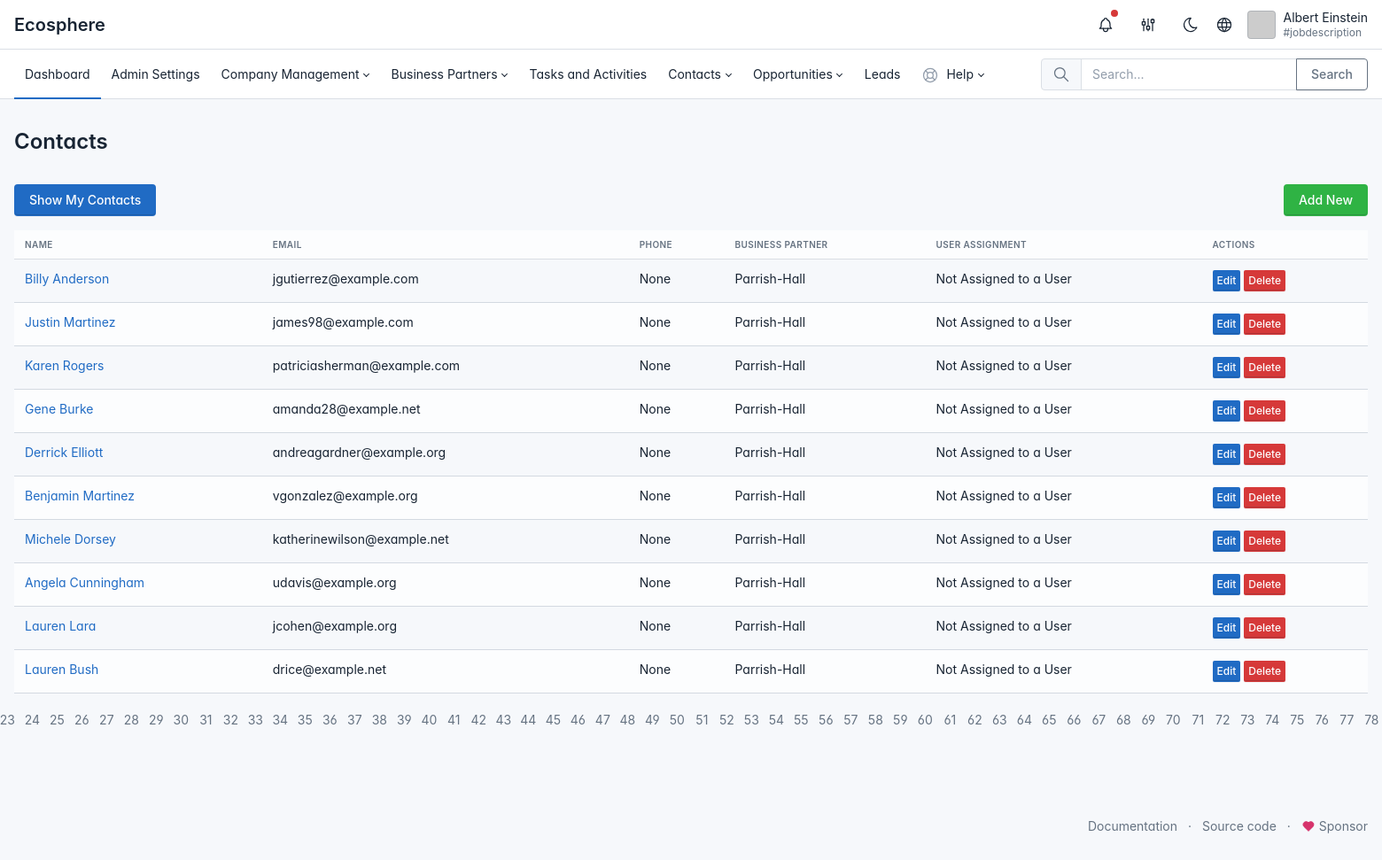
Page /en/contacts/ (signed in) on the committed database.
### apps/contact/models.py (models this page shows, shortened)
class Contact(models.Model):
    TITLE_CHOICES = [
        ('Manager', 'Manager'),
        ('Director', 'Director'),
        ('Executive', 'Executive'),
        ('Other', 'Other'),
    ]
    DEPARTMENT_CHOICES = [
        ('Sales', 'Sales'),
        ('Marketing', 'Marketing'),
        ('IT', 'IT'),
        ('Finance', 'Finance'),
        ('HR', 'HR'),
        ('Other', 'Other'),
    ]
    PREFERRED_COMMUNICATION_CHOICES = [
        ('Email', 'Email'),
        ('Phone', 'Phone'),
        ('Text', 'Text'),
        ('In-Person', 'In-Person'),
    ]
    first_name = models.CharField(max_length=50, default='')
    last_name = models.CharField(max_length=50, default='')
    academic_title = models.CharField(max_length=50, null=True, blank=True)
    email = models.EmailField(max_length=100, null=True, blank=True)
    phone = models.CharField(max_length=20, null=True, blank=True)
    title = models.CharField(max_length=50, choices=TITLE_CHOICES, null=True, blank=True)
    department = models.CharField(max_length=50, choices=DEPARTMENT_CHOICES, null=True, blank=True)
    business_partner = models.ForeignKey('business_partner.BusinessPartner', on_delete=models.CASCADE, related_name='contacts', null=True, blank=True)
    address = models.CharField(max_length=200, null=True, blank=True)
    notes = models.TextField(null=True, blank=True)
    last_contacted = models.DateField(default=date.today)
    preferred_communication = models.CharField(max_length=50, choices=PREFERRED_COMMUNICATION_CHOICES, null=True, blank=True)
    created_at = models.DateTimeField(auto_now_add=True)
    updated_at = models.DateTimeField(auto_now=True)
    user = models.ForeignKey(User, on_delete=models.CASCADE, null=True, blank=True)

### apps/business_partner/models.py (models this page shows, shortened)
class BusinessPartner(models.Model):
    INDUSTRY_CHOICES = [
        ('Manufacturing', 'Manufacturing'),
        ('Retail', 'Retail'),
        ('Healthcare', 'Healthcare'),
        ('Technology', 'Technology'),
        ('Finance', 'Finance'),
        ('Education', 'Education'),
        ('Construction', 'Construction'),
        ('Transportation', 'Transportation'),
        ('Agriculture', 'Agriculture'),
        ('Energy', 'Energy'),
    ]
    PRIMARY_ROLE_CHOICES = [
        ('customer', 'Customer'),
        ('merchant', 'Merchant'),
        ('partner', 'Partner'),
    ]
    SECONDARY_ROLE_CHOICES = [
        ('customer', 'Customer'),
        ('merchant', 'Merchant'),
        ('partner', 'Partner'),
        ('-', '-'),
    ]
    name = models.CharField(max_length=100, default='')
    name2 = models.CharField(max_length=100, default='')
    vat = models.CharField(max_length=100, default='')
    email = models.EmailField(max_length=100, default='')
    phone = models.CharField(max_length=20, default='')
    country = models.CharField(max_length=100, default='')
    state = models.CharField(max_length=100, default='')
    postcode = models.CharField(max_length=20, default='')
    city = models.CharField(max_length=100, default='')
    street_name = models.CharField(max_length=200, default='')
    street_number = models.CharField(max_length=20, default='')
    industry = models.CharField(max_length=200, choices=INDUSTRY_CHOICES, default=INDUSTRY_CHOICES[0][0])
    primary_role = models.CharField(max_length=100, choices=PRIMARY_ROLE_CHOICES, default=PRIMARY_ROLE_CHOICES[0][0])
    secondary_role = models.CharField(max_length=100, choices=SECONDARY_ROLE_CHOICES, default=SECONDARY_ROLE_CHOICES[0][0])
    created_at = models.DateTimeField(auto_now_add=True)
    updated_at = models.DateTimeField(auto_now=True)
    user = models.ForeignKey(User, on_delete=models.CASCADE, related_name='customers', null=True)
    contact = models.ForeignKey('contact.Contact', on_delete=models.SET_NULL, null=True, blank=True)

### apps/contact/views.py (the view)
# urls.py: path('contacts/', views.contact_list, name='contact_list'),
@login_required
def contact_list(request):
    show_all = str(request.session.get('show_all', False)).lower()
    if 'show_all' in request.GET:
        show_all = str(request.GET.get('show_all', 'false')).lower() == 'true'
        request.session['show_all'] = show_all
    if show_all:
        contacts = Contact.objects.all().order_by('-created_at')
    else:
        contacts = Contact.objects.filter(user=request.user).order_by('-created_at')  # Only retrieve contacts assigned to the current user
    paginator = Paginator(contacts, 10)
    page_number = request.GET.get('page')
    page_obj = paginator.get_page(page_number)
    return render(request, 'apps/contact/contact_list.html', {'page_obj': page_obj, 'show_all': show_all})

### templates/apps/contact/contact_list.html (shortened to what this page needs)
{% extends 'base.html' %}
{% load i18n %}
{% block content %}
<div class="container my-5">
    <div class="row mb-3">
        <div class="col-12">
            <h1>Contacts</h1>
        </div>
    </div>
    <div class="row mb-3">
        <div class="col-12">
            <div class="d-flex justify-content-between mb-3">
                {% if show_all %}
                <a href="?show_all=false" class="btn btn-primary">Show My Contacts</a>
                {% else %}
                <a href="?show_all=true" class="btn btn-primary">Show All Contacts</a>
                {% endif %}
                <a href="{% url 'contact:contact_create' %}" class="btn btn-success">Add New</a>
            </div>
           <table class="table table-striped">
        <thead>
            <tr>
                <th>Name</th>
                <th>Email</th>
                <th>Phone</th>
                <th>Business Partner</th>
                <th>User Assignment</th>
                <th>Actions</th>
            </tr>
        </thead>
        <tbody>
            {% for contact in page_obj %}
            <tr>
                <td><a href="{% url 'contact:contact_detail' contact.pk %}">{{ contact.first_name }} {{ contact.last_name }}</a></td>
                <td>{{ contact.email }}</td>
                <td>{{ contact.phone }}</td>
                <td>
                    {% if contact.business_partner %}
                        {{ contact.business_partner.name }}
                    {% else %}
                        Not Assigned to a Business Partner
                    {% endif %}
                </td>
                <td>
                    {% if contact.user %}
                        Assigned to {{ contact.user.username }}
                    {% else %}
                        Not Assigned to a User
                    {% endif %}
                </td>
                <td>
                    <a href="{% url 'contact:contact_update' contact.pk %}" class="btn btn-primary btn-sm">Edit</a>
                    <a href="{% url 'contact:contact_delete' contact.pk %}" class="btn btn-danger btn-sm">Delete</a>
                </td>
            </tr>
            {% endfor %}
        </tbody>
    </table>
            {% if page_obj.has_other_pages %}
            <nav aria-label="Page navigation">
                <ul class="pagination justify-content-center">
                    {% for i in page_obj.paginator.page_range %}
                    {% if page_obj.number == i %}
                    <li class="page-item active"><a class="page-link" href="#">{{ i }}</a></li>
                    {% else %}
                    <li class="page-item"><a class="page-link"
                            href="?page={{ i }}{% if show_all %}&show_all=true{% endif %}">{{ i }}</a></li>
                    {% endif %}
                    {% endfor %}
                </ul>
            </nav>
            {% endif %}
        </div>
    </div>
</div>
{% endblock %}

### templates/navigation.html (shortened to what this page needs)
{% load i18n %}
<header class="navbar navbar-expand-md d-print-none">
  <div class="container-xl">
    <h1 class="navbar-brand navbar-brand-autodark d-none-navbar-horizontal pe-0 pe-md-3" width="110" height="32">
      <a href="{% url 'crm:dashboard' %}">{% trans "Ecosphere" %}</a>
    </h1>
    <div class="navbar-nav flex-row order-md-last">
      <div class="d-none d-md-flex">
        <div class="nav-item dropdown d-none d-md-flex me-3">
          <a href="#" class="nav-link px-0" data-bs-toggle="dropdown" tabindex="-1"
            aria-label="{% trans 'Show notifications' %}" title="{% trans 'Show notifications' %}">
            <span class="badge bg-red"></span>
          </a>
        </div>
        <div class="nav-item nav-item-icon dropdown">
          <a href="#" class="nav-link d-flex lh-1 text-reset p-0" data-bs-toggle="dropdown"
            aria-label="{% trans 'Open user menu' %}" title="{% trans 'Open user menu' %}">
            </a>
        </div>
        <div class="nav-item">
          <a href="#" onclick="window.cycleTheme()" class="nav-link hide-theme-dark" title="{% trans 'Switch to dark mode' %}">
          </a>
        </div>
        <div class="nav-item nav-item-icon dropdown">
          <a href="#" class="nav-link px-0" id="dropdownElement" data-bs-toggle="dropdown" aria-label="Language"
            title="{% trans 'Change Language' %}">
          </a>
        </div>
        <div class="nav-item">
          <a href="{% url 'accounts:profile' %}" class="nav-link d-flex lh-1 text-reset p-0">
            {% if user.profile.profile_picture %}
            <span class="avatar avatar-sm"
              style="background-image: url('{{ user.profile.profile_picture.url }}');"></span>
            <div class="d-none d-xl-block ps-2">
              <div>{{ user.first_name }} {{ user.last_name }}</div>
              <div class="mt-1 small text-muted">#jobdescription</div>
            </div>
            {% else %}
            <span class="avatar avatar-sm" style="background-image: url(https://via.placeholder.com/150)"></span>
            <div class="d-none d-xl-block ps-2">
              <div>{{ user.first_name }} {{ user.last_name }}</div>
              <div class="mt-1 small text-muted">#jobdescription</div>
            </div>
            {% endif %}
          </a>
        </div>
      </div>
</header>
<header class="navbar-expand-md">
  <div class="collapse navbar-collapse" id="navbar-menu">
    <div class="navbar">
      <div class="container-xl">
        <ul class="navbar-nav">
          <li class="nav-item active">
            <a class="nav-link" href="{% url 'crm:dashboard' %}">
              <span class="nav-link-title ">
                {% trans "Dashboard" %}
              </span>
            </a>
          </li>
          {% if request.user.is_staff %}
          <li class="nav-item">
            <a class="nav-link" href="{% url 'admin:index' %}">
              <span class="nav-link-title">
                {% trans "Admin Settings" %}
              </span>
            </a>
          </li>
          {% endif %}
          {% if request.user.is_staff or perms.contact.change_contact%}
          <li class="nav-item dropdown">
            <a class="nav-link dropdown-toggle" href="#navbar-extra" data-bs-toggle="dropdown"
              data-bs-auto-close="outside" role="button" aria-expanded="false">
              <span class="nav-link-title">
                {% trans "Company Management" %}
              </span>
            </a>
          </li>
          {% endif %}
          <li class="nav-item dropdown">
            <a class="nav-link dropdown-toggle" href="#navbar-base" data-bs-toggle="dropdown"
              data-bs-auto-close="outside" role="button" aria-expanded="false">
              <span class="nav-link-title">
                {% trans "Business Partners" %}
              </span>
            </a>
          </li>
          <li class="nav-item">
            <a class="nav-link" href="{% url 'tasks:task_list' %}">
              <span class="nav-link-title">
                {% trans "Tasks and Activities" %}
              </span>
            </a>
          </li>
          <li class="nav-item dropdown">
            <a class="nav-link dropdown-toggle" href="#navbar-extra" data-bs-toggle="dropdown"
              data-bs-auto-close="outside" role="button" aria-expanded="false">
              <span class="nav-link-title">
                {% trans "Contacts" %}
              </span>
            </a>
          </li>
          <li class="nav-item dropdown">
            <a class="nav-link dropdown-toggle" href="#navbar-layout" data-bs-toggle="dropdown"
              data-bs-auto-close="outside" role="button" aria-expanded="false">
              <span class="nav-link-title">
                {% trans "Opportunities" %}
              </span>
            </a>
          </li>
          <li class="nav-item">
            <a class="nav-link" href="{% url 'crm:lead_list' %}">
              <span class="nav-link-title">
                {% trans "Leads" %}
              </span>
            </a>
          </li>
          <li class="nav-item dropdown">
            <a class="nav-link dropdown-toggle" href="#navbar-help" data-bs-toggle="dropdown"
              data-bs-auto-close="outside" role="button" aria-expanded="false">
              <span
                class="nav-link-icon d-md-none d-lg-inline-block">
              </span>
              <span class="nav-link-title">
                {% trans "Help" %}
              </span>
            </a>
          </li>
        </ul>
        <div class="my-2 my-md-0 flex-grow-1 flex-md-grow-0 order-first order-md-last">
          <form id="search-form" action="{% url 'search:search' %}" method="get" autocomplete="on" novalidate>
            <div class="input-group">
              <span class="input-group-text">
              </span>
              <input id="search-input" type="text" name="q" value="" class="form-control" placeholder="{% trans "Search..." %}" aria-label="{% trans "Search the website" %}">
              <button class="btn btn-outline-secondary" type="submit">{% trans "Search" %}</button>
            </div>
          </form>
        </div>
      </div>
    </div>
  </div>
</header>

### static/css/ui/ecosphere.css (style rules this page uses)
.nav-item-icon { margin-right: 10px; }
.nav-link svg { vertical-align: middle; height: 22px; width: 22; }

### templates/base.html (style rules this page uses)
:root { --tblr-font-sans-serif: 'Inter Var', -apple-system, BlinkMacSystemFont, San Francisco, Segoe UI, Roboto, Helvetica Neue, sans-serif; }
body { font-feature-settings: "cv03", "cv04", "cv11"; }

### rows in the picture
Contact: first_name "Billy", last_name "Anderson", email "jgutierrez@example.com", phone "None", business_partner.name "Parrish-Hall", shows "Not Assigned to a User"
Contact: first_name "Justin", last_name "Martinez", email "james98@example.com", phone "None", business_partner.name "Parrish-Hall", shows "Not Assigned to a User"
Contact: first_name "Karen", last_name "Rogers", email "patriciasherman@example.com", phone "None", business_partner.name "Parrish-Hall", shows "Not Assigned to a User"
Contact: first_name "Gene", last_name "Burke", email "amanda28@example.net", phone "None", business_partner.name "Parrish-Hall", shows "Not Assigned to a User"
Contact: first_name "Derrick", last_name "Elliott", email "andreagardner@example.org", phone "None", business_partner.name "Parrish-Hall", shows "Not Assigned to a User"
Contact: first_name "Benjamin", last_name "Martinez", email "vgonzalez@example.org", phone "None", business_partner.name "Parrish-Hall", shows "Not Assigned to a User"
Contact: first_name "Michele", last_name "Dorsey", email "katherinewilson@example.net", phone "None", business_partner.name "Parrish-Hall", shows "Not Assigned to a User"
Contact: first_name "Angela", last_name "Cunningham", email "udavis@example.org", phone "None", business_partner.name "Parrish-Hall", shows "Not Assigned to a User"
Contact: first_name "Lauren", last_name "Lara", email "jcohen@example.org", phone "None", business_partner.name "Parrish-Hall", shows "Not Assigned to a User"
Contact: first_name "Lauren", last_name "Bush", email "drice@example.net", phone "None", business_partner.name "Parrish-Hall", shows "Not Assigned to a User"

### other values in the picture
{{ user.first_name }} "Albert"
{{ user.last_name }} "Einstein"
{{ i }} "23" "24" "25" "26" "27" "28" "29" "30" "31" "32" "33" "34" "35" "36" "37" "38" "39" "40" "41" "42" "43" "44" "45" "46" "47" "48" "49" "50" "51" "52" "53" "54" "55" "56" "57" "58" "59" "60" "61" "62" "63" "64" "65" "66" "67" "68" "69" "70" "71" "72" "73" "74" "75" "76" "77" "78"
